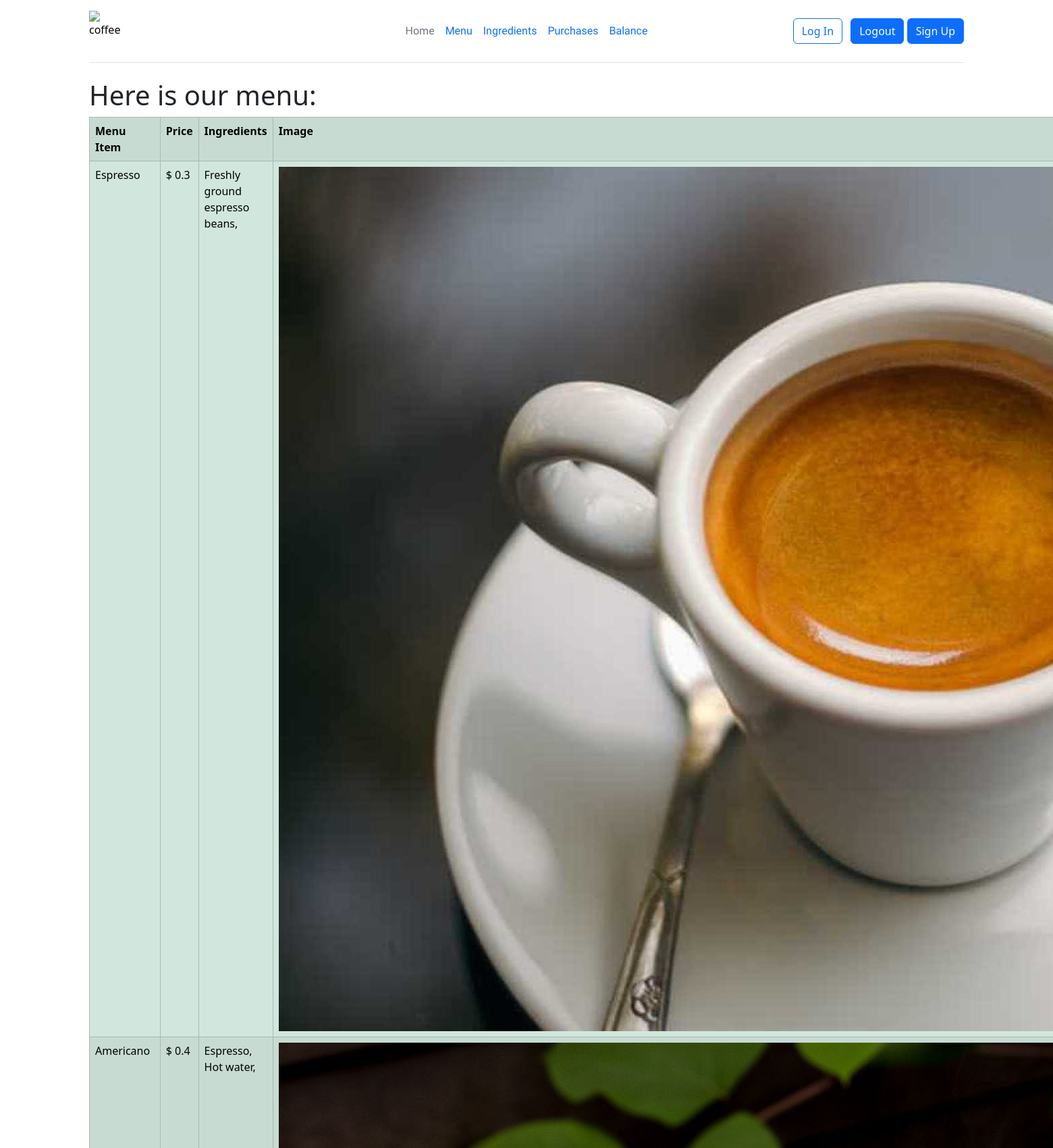
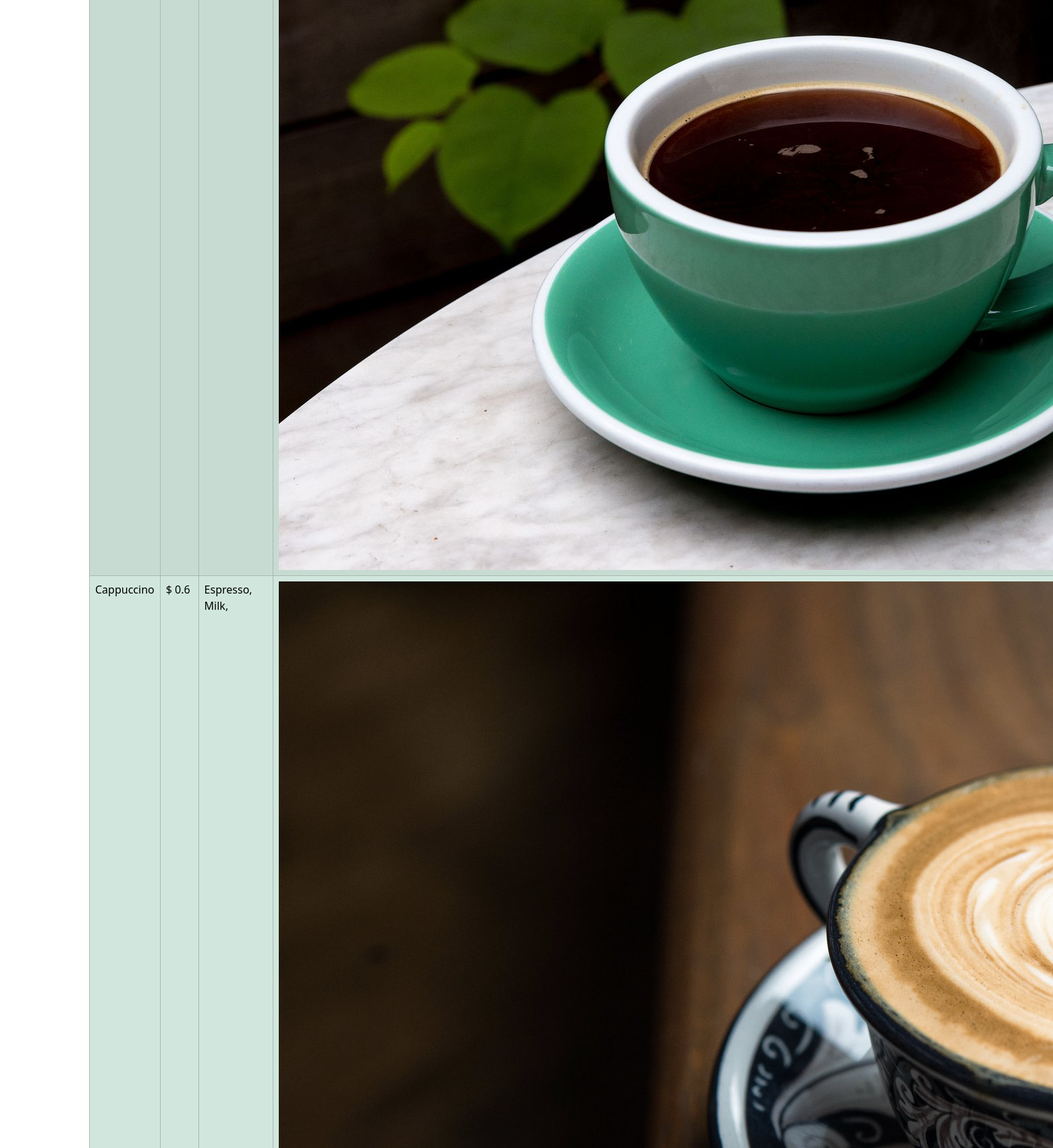
The page /menu/ (signed in, upper part) on the database its author committed (2 pictures, top to bottom).
### delightsapp/models.py (models this page shows, shortened)
class MenuItem(models.Model):
    DRINK = "DR"
    BAKERY = "BA"
    MENU_ITEM_CHOICES = [
        (DRINK, "Drink"),
        (BAKERY, "Bakery")
        ]
    name = models.CharField(max_length=100, unique=True)
    price_per_entry = models.FloatField(default=0)
    item_image = models.ImageField(null=True, blank=True, upload_to="images/")
    menu_item_type = models.CharField(max_length=2, choices=MENU_ITEM_CHOICES, default="DRINK")
    description = models.TextField(max_length=150, null=False, default="Description")

class RecipeRequirement(models.Model):
    menu_item = models.ForeignKey(MenuItem, on_delete=models.CASCADE)
    ingredient = models.ForeignKey(Ingredient, on_delete=models.CASCADE)
    quantity = models.FloatField(default=0)

class Ingredient(models.Model):
    name = models.CharField(max_length=100, unique=True)
    quantity = models.FloatField(default=0)
    unit = models.CharField(max_length=10)
    price_per_unit = models.FloatField(default=0)

### delightsapp/views.py (the view)
# urls.py: path('menu/', views.MenuItemList.as_view(), name="menu"),
class MenuItemList(LoginRequiredMixin, ListView):
    model = MenuItem
    template_name = "delightsapp/menu.html"
    context_object_name = "menu_items"

### delightsapp/templates/delightsapp/menu.html (shortened to what this page needs)
{% extends "delightsapp/base.html" %}
{% block content %}
<div class="container-xxl">
    <h1>Here is our menu:</h1>
    <table id="menu" class="table table-success table-responsive table-striped table-bordered">
        <tr>
            <th>Menu Item</th>
            <th>Price</th>
            <th>Ingredients</th>
            <th>Image</th>
        </tr>
        {% for menu_item in menu_items %}
            <tr>
                <td>{{ menu_item.name }}</td>
                <td>$ {{ menu_item.price_per_entry }}</td>
                <td>
                {% for recipe_requirement in menu_item.reciperequirement_set.all %}
                {{ recipe_requirement.ingredient.name }},
                {% endfor %}
                    </td>
                <td class="align-middle">
                    {% if menu_item.item_image %}
                    <img class="menu-image" src="{{ menu_item.item_image.url }}">
                    {% endif %}
                </td>
                        {% endfor %}
            </tr>
    </table>
</div>
{% endblock %}

### delightsapp/templates/delightsapp/base.html (shortened to what this page needs)
{% load static %}
<!DOCTYPE html>
<html>
  <head>
    <link rel="stylesheet" href="{% static 'delightsapp/css/styles.css' %}">
    <link href="https://cdn.jsdelivr.net/npm/bootstrap@5.3.1/dist/css/bootstrap.min.css" rel="stylesheet">
  </head>
  <body>
  {% block header %}
<div class="container-xxl">
  <header class="d-flex flex-wrap align-items-center justify-content-center justify-content-md-between py-3 mb-4 border-bottom">
      <div class="col-md-3 mb-2 mb-md-0">
        <a href="{% url 'home' %}" class="d-inline-flex link-body-emphasis text-decoration-none">
          <img src="{% static 'delightsapp/images/icon.png' %}" alt="coffee" height="60" width="60">
        </a>
      </div>
      <ul class="nav col-12 col-md-auto mb-2 justify-content-center mb-md-0">
        <li><a href="{% url 'home' %}" class="nav-link px-2 link-secondary">Home</a></li>
        <li><a href="{% url 'menu' %}" class="nav-link px-2">Menu</a></li>
        <li><a href="{% url 'ingredients' %}" class="nav-link px-2">Ingredients</a></li>
        <li><a href="{% url 'purchases' %}" class="nav-link px-2">Purchases</a></li>
        <li><a href="{% url 'balance' %}" class="nav-link px-2">Balance</a></li>
      </ul>
      <div class="col-md-3 text-end">
        <a href="{% url 'login' %}" type="button" class="btn btn-outline-primary me-2">Log In</a>
        <a href="{% url 'logout' %}" type="button" class="btn btn-primary">Logout</a>
        <a href="{% url 'logout' %}" type="button" class="btn btn-primary">Sign Up</a>
      </div>
    </header>
    </div>
  {% endblock %}
    {% block content %}
    {% endblock %}
  </body>
</html>

### delightsapp/static/delightsapp/css/styles.css (style rules this page uses)
.nav-link { font-family: 'Varela Round', sans-serif; color: #1B1A17; }
.container-xxl { background-color: transparent; }
body { background-color: #F0ECE3; }

### rows shown on the page
MenuItem: name "Espresso", price_per_entry "0.3", item_image (picture)
RecipeRequirement: ingredient.name "Freshly ground espresso beans"
MenuItem: name "Americano", price_per_entry "0.4", item_image (picture)
RecipeRequirement: ingredient.name "Espresso"
RecipeRequirement: ingredient.name "Hot water"
MenuItem: name "Cappuccino", price_per_entry "0.6", item_image (picture)
RecipeRequirement: ingredient.name "Espresso"
RecipeRequirement: ingredient.name "Milk"
